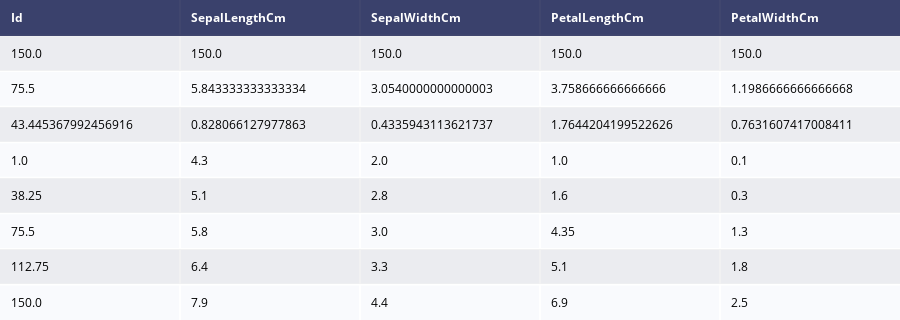

The notebook cell saved with this chart:
### Code cell
py.iplot(ff.create_table(df.describe()),filename='jupyter-table1')

### Figure 1 — Plotly figure (JSON) as saved in the notebook; plotly's stock layout.template omitted (floating-point values rounded to 4 significant figures)
{"data": [{"colorscale": [[0, "#00083e"], [0.5, "#ededee"], [1, "#ffffff"]], "hoverinfo": "none", "opacity": 0.75, "showscale": false, "type": "heatmap", "z": [[0, 0, 0, 0, 0], [0.5, 0.5, 0.5, 0.5, 0.5], [1, 1, 1, 1, 1], [0.5, 0.5, 0.5, 0.5, 0.5], [1, 1, 1, 1, 1], [0.5, 0.5, 0.5, 0.5, 0.5], [1, 1, 1, 1, 1], [0.5, 0.5, 0.5, 0.5, 0.5], [1, 1, 1, 1, 1]]}], "layout": {"annotations": [{"align": "left", "font": {"color": "#ffffff"}, "showarrow": false, "text": "<b>Id</b>", "x": -0.45, "xanchor": "left", "xref": "x", "y": 0, "yref": "y"}, {"align": "left", "font": {"color": "#ffffff"}, "showarrow": false, "text": "<b>SepalLengthCm</b>", "x": 0.55, "xanchor": "left", "xref": "x", "y": 0, "yref": "y"}, {"align": "left", "font": {"color": "#ffffff"}, "showarrow": false, "text": "<b>SepalWidthCm</b>", "x": 1.55, "xanchor": "left", "xref": "x", "y": 0, "yref": "y"}, {"align": "left", "font": {"color": "#ffffff"}, "showarrow": false, "text": "<b>PetalLengthCm</b>", "x": 2.55, "xanchor": "left", "xref": "x", "y": 0, "yref": "y"}, {"align": "left", "font": {"color": "#ffffff"}, "showarrow": false, "text": "<b>PetalWidthCm</b>", "x": 3.55, "xanchor": "left", "xref": "x", "y": 0, "yref": "y"}, {"align": "left", "font": {"color": "#000000"}, "showarrow": false, "text": "150.0", "x": -0.45, "xanchor": "left", "xref": "x", "y": 1, "yref": "y"}, {"align": "left", "font": {"color": "#000000"}, "showarrow": false, "text": "150.0", "x": 0.55, "xanchor": "left", "xref": "x", "y": 1, "yref": "y"}, {"align": "left", "font": {"color": "#000000"}, "showarrow": false, "text": "150.0", "x": 1.55, "xanchor": "left", "xref": "x", "y": 1, "yref": "y"}, {"align": "left", "font": {"color": "#000000"}, "showarrow": false, "text": "150.0", "x": 2.55, "xanchor": "left", "xref": "x", "y": 1, "yref": "y"}, {"align": "left", "font": {"color": "#000000"}, "showarrow": false, "text": "150.0", "x": 3.55, "xanchor": "left", "xref": "x", "y": 1, "yref": "y"}, {"align": "left", "font": {"color": "#000000"}, "showarrow": false, "text": "75.5", "x": -0.45, "xanchor": "left", "xref": "x", "y": 2, "yref": "y"}, {"align": "left", "font": {"color": "#000000"}, "showarrow": false, "text": "5.843333333333334", "x": 0.55, "xanchor": "left", "xref": "x", "y": 2, "yref": "y"}, {"align": "left", "font": {"color": "#000000"}, "showarrow": false, "text": "3.0540000000000003", "x": 1.55, "xanchor": "left", "xref": "x", "y": 2, "yref": "y"}, {"align": "left", "font": {"color": "#000000"}, "showarrow": false, "text": "3.758666666666666", "x": 2.55, "xanchor": "left", "xref": "x", "y": 2, "yref": "y"}, {"align": "left", "font": {"color": "#000000"}, "showarrow": false, "text": "1.1986666666666668", "x": 3.55, "xanchor": "left", "xref": "x", "y": 2, "yref": "y"}, {"align": "left", "font": {"color": "#000000"}, "showarrow": false, "text": "43.445367992456916", "x": -0.45, "xanchor": "left", "xref": "x", "y": 3, "yref": "y"}, {"align": "left", "font": {"color": "#000000"}, "showarrow": false, "text": "0.828066127977863", "x": 0.55, "xanchor": "left", "xref": "x", "y": 3, "yref": "y"}, {"align": "left", "font": {"color": "#000000"}, "showarrow": false, "text": "0.4335943113621737", "x": 1.55, "xanchor": "left", "xref": "x", "y": 3, "yref": "y"}, {"align": "left", "font": {"color": "#000000"}, "showarrow": false, "text": "1.7644204199522626", "x": 2.55, "xanchor": "left", "xref": "x", "y": 3, "yref": "y"}, {"align": "left", "font": {"color": "#000000"}, "showarrow": false, "text": "0.7631607417008411", "x": 3.55, "xanchor": "left", "xref": "x", "y": 3, "yref": "y"}, {"align": "left", "font": {"color": "#000000"}, "showarrow": false, "text": "1.0", "x": -0.45, "xanchor": "left", "xref": "x", "y": 4, "yref": "y"}, {"align": "left", "font": {"color": "#000000"}, "showarrow": false, "text": "4.3", "x": 0.55, "xanchor": "left", "xref": "x", "y": 4, "yref": "y"}, {"align": "left", "font": {"color": "#000000"}, "showarrow": false, "text": "2.0", "x": 1.55, "xanchor": "left", "xref": "x", "y": 4, "yref": "y"}, {"align": "left", "font": {"color": "#000000"}, "showarrow": false, "text": "1.0", "x": 2.55, "xanchor": "left", "xref": "x", "y": 4, "yref": "y"}, {"align": "left", "font": {"color": "#000000"}, "showarrow": false, "text": "0.1", "x": 3.55, "xanchor": "left", "xref": "x", "y": 4, "yref": "y"}, {"align": "left", "font": {"color": "#000000"}, "showarrow": false, "text": "38.25", "x": -0.45, "xanchor": "left", "xref": "x", "y": 5, "yref": "y"}, {"align": "left", "font": {"color": "#000000"}, "showarrow": false, "text": "5.1", "x": 0.55, "xanchor": "left", "xref": "x", "y": 5, "yref": "y"}, {"align": "left", "font": {"color": "#000000"}, "showarrow": false, "text": "2.8", "x": 1.55, "xanchor": "left", "xref": "x", "y": 5, "yref": "y"}, {"align": "left", "font": {"color": "#000000"}, "showarrow": false, "text": "1.6", "x": 2.55, "xanchor": "left", "xref": "x", "y": 5, "yref": "y"}, {"align": "left", "font": {"color": "#000000"}, "showarrow": false, "text": "0.3", "x": 3.55, "xanchor": "left", "xref": "x", "y": 5, "yref": "y"}, {"align": "left", "font": {"color": "#000000"}, "showarrow": false, "text": "75.5", "x": -0.45, "xanchor": "left", "xref": "x", "y": 6, "yref": "y"}, {"align": "left", "font": {"color": "#000000"}, "showarrow": false, "text": "5.8", "x": 0.55, "xanchor": "left", "xref": "x", "y": 6, "yref": "y"}, {"align": "left", "font": {"color": "#000000"}, "showarrow": false, "text": "3.0", "x": 1.55, "xanchor": "left", "xref": "x", "y": 6, "yref": "y"}, {"align": "left", "font": {"color": "#000000"}, "showarrow": false, "text": "4.35", "x": 2.55, "xanchor": "left", "xref": "x", "y": 6, "yref": "y"}, {"align": "left", "font": {"color": "#000000"}, "showarrow": false, "text": "1.3", "x": 3.55, "xanchor": "left", "xref": "x", "y": 6, "yref": "y"}, {"align": "left", "font": {"color": "#000000"}, "showarrow": false, "text": "112.75", "x": -0.45, "xanchor": "left", "xref": "x", "y": 7, "yref": "y"}, {"align": "left", "font": {"color": "#000000"}, "showarrow": false, "text": "6.4", "x": 0.55, "xanchor": "left", "xref": "x", "y": 7, "yref": "y"}, {"align": "left", "font": {"color": "#000000"}, "showarrow": false, "text": "3.3", "x": 1.55, "xanchor": "left", "xref": "x", "y": 7, "yref": "y"}, {"align": "left", "font": {"color": "#000000"}, "showarrow": false, "text": "5.1", "x": 2.55, "xanchor": "left", "xref": "x", "y": 7, "yref": "y"}, {"align": "left", "font": {"color": "#000000"}, "showarrow": false, "text": "1.8", "x": 3.55, "xanchor": "left", "xref": "x", "y": 7, "yref": "y"}, {"align": "left", "font": {"color": "#000000"}, "showarrow": false, "text": "150.0", "x": -0.45, "xanchor": "left", "xref": "x", "y": 8, "yref": "y"}, {"align": "left", "font": {"color": "#000000"}, "showarrow": false, "text": "7.9", "x": 0.55, "xanchor": "left", "xref": "x", "y": 8, "yref": "y"}, {"align": "left", "font": {"color": "#000000"}, "showarrow": false, "text": "4.4", "x": 1.55, "xanchor": "left", "xref": "x", "y": 8, "yref": "y"}, {"align": "left", "font": {"color": "#000000"}, "showarrow": false, "text": "6.9", "x": 2.55, "xanchor": "left", "xref": "x", "y": 8, "yref": "y"}, {"align": "left", "font": {"color": "#000000"}, "showarrow": false, "text": "2.5", "x": 3.55, "xanchor": "left", "xref": "x", "y": 8, "yref": "y"}], "height": 320, "margin": {"b": 0, "l": 0, "r": 0, "t": 0}, "xaxis": {"dtick": 1, "gridwidth": 2, "showticklabels": false, "tick0": -0.5, "ticks": "", "zeroline": false}, "yaxis": {"autorange": "reversed", "dtick": 1, "gridwidth": 2, "showticklabels": false, "tick0": 0.5, "ticks": "", "zeroline": false}}}
